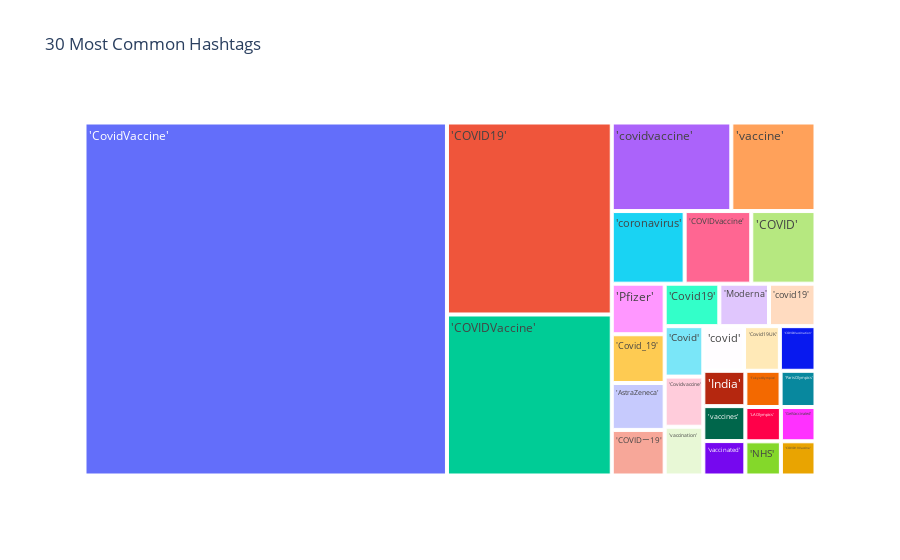

Notebook cell for this chart:
### Code cell
data['hashtags']=data['hashtags'].fillna('[]')
all_hashtags=[]
for i in range(len(data['hashtags'])):
    a=data['hashtags'][i].strip('][').split(', ') 
    for i in a:
        all_hashtags.append(i)
all_hashtags=['No Hashtag' if x=='' else x for x in all_hashtags]       

all_hashtags=pd.Series(np.array(all_hashtags))
print('There are {} instances of tweets in which No Hashtags were used'.format(all_hashtags.value_counts()[1]))

common_hashtags=all_hashtags.value_counts().drop(labels='No Hashtag')[:30].rename_axis('Common Hashtags').reset_index(name='count')
fig = px.treemap(common_hashtags, path=['Common Hashtags'], values='count',title='30 Most Common Hashtags')
fig.show()

### Figure 1 — Plotly figure (JSON) as saved in the notebook; plotly's stock layout.template omitted (floating-point values rounded to 4 significant figures)
{"data": [{"branchvalues": "total", "domain": {"x": [0, 1], "y": [0, 1]}, "hovertemplate": "labels=%{label}<br>count=%{value}<br>parent=%{parent}<br>id=%{id}<extra></extra>", "ids": ["'AstraZeneca'", "'COVID'", "'COVID19'", "'COVID19Vaccine'", "'COVIDVaccination'", "'COVIDVaccine'", "'COVIDvaccine'", "'COVIDー19'", "'Covid'", "'Covid19'", "'Covid19UK'", "'CovidVaccine'", "'Covid_19'", "'Covidvaccine'", "'GetVaccinated'", "'India'", "'LAOlympics'", "'Moderna'", "'NHS'", "'ParisOlympics'", "'Pfizer'", "'TokyoOlympics'", "'coronavirus'", "'covid'", "'covid19'", "'covidvaccine'", "'vaccinated'", "'vaccination'", "'vaccine'", "'vaccines'"], "labels": ["'AstraZeneca'", "'COVID'", "'COVID19'", "'COVID19Vaccine'", "'COVIDVaccination'", "'COVIDVaccine'", "'COVIDvaccine'", "'COVIDー19'", "'Covid'", "'Covid19'", "'Covid19UK'", "'CovidVaccine'", "'Covid_19'", "'Covidvaccine'", "'GetVaccinated'", "'India'", "'LAOlympics'", "'Moderna'", "'NHS'", "'ParisOlympics'", "'Pfizer'", "'TokyoOlympics'", "'coronavirus'", "'covid'", "'covid19'", "'covidvaccine'", "'vaccinated'", "'vaccination'", "'vaccine'", "'vaccines'"], "name": "", "parents": ["", "", "", "", "", "", "", "", "", "", "", "", "", "", "", "", "", "", "", "", "", "", "", "", "", "", "", "", "", ""], "type": "treemap", "values": [1489, 2798, 18977, 710, 954, 15914, 2902, 1447, 1170, 1393, 959, 76745, 1547, 1162, 712, 891, 732, 1265, 728, 758, 1605, 765, 3175, 1090, 1185, 6351, 868, 1131, 4470, 881]}], "layout": {"legend": {"tracegroupgap": 0}, "title": {"text": "30 Most Common Hashtags"}}}
